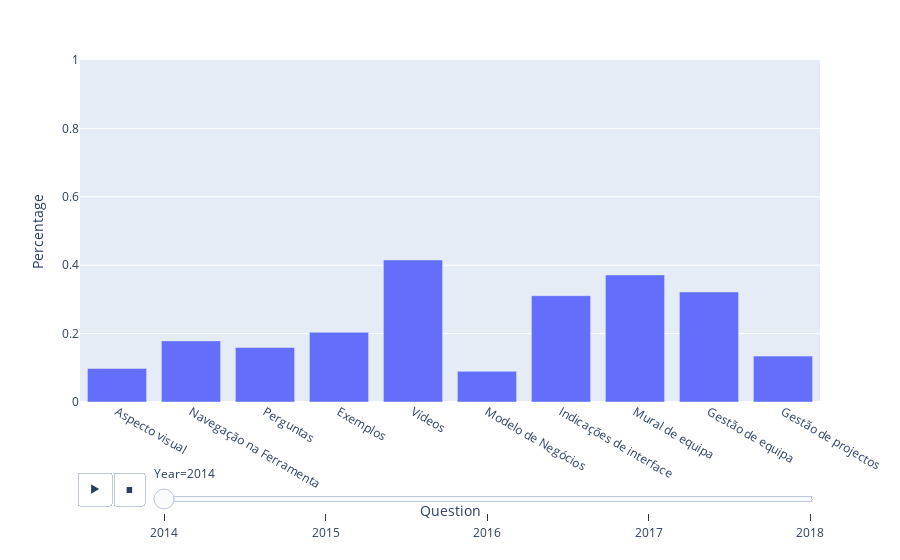

Notebook code cell kept with this figure:
### Code cell
import plotly_express as px

fig = px.bar(NegativosPerYear, x="Question", y="Percentage",
            animation_frame='Year', hover_name='Question', range_y=[0,1])
fig.show()

### Figure 1 — Plotly figure (JSON) as saved in the notebook; plotly's stock layout.template omitted (floating-point values rounded to 4 significant figures)
{"data": [{"alignmentgroup": "True", "hovertemplate": "<b>%{hovertext}</b><br><br>Year=2014<br>Question=%{x}<br>Percentage=%{y}<extra></extra>", "hovertext": ["Aspecto visual", "Navegação na Ferramenta", "Perguntas", "Exemplos", "Vídeos", "Modelo de Negócios", "Indicações de interface", "Mural de equipa", "Gestão de equipa", "Gestão de projectos"], "legendgroup": "", "marker": {"color": "#636efa"}, "name": "", "offsetgroup": "", "orientation": "v", "showlegend": false, "textposition": "auto", "type": "bar", "x": ["Aspecto visual", "Navegação na Ferramenta", "Perguntas", "Exemplos", "Vídeos", "Modelo de Negócios", "Indicações de interface", "Mural de equipa", "Gestão de equipa", "Gestão de projectos"], "xaxis": "x", "y": [0.09806, 0.1787, 0.1594, 0.2039, 0.4155, 0.08968, 0.311, 0.3716, 0.3219, 0.1342], "yaxis": "y"}], "layout": {"barmode": "relative", "legend": {"tracegroupgap": 0}, "margin": {"t": 60}, "sliders": [{"active": 0, "currentvalue": {"prefix": "Year="}, "len": 0.9, "pad": {"b": 10, "t": 60}, "steps": [{"args": [["2014"], {"frame": {"duration": 0, "redraw": true}, "fromcurrent": true, "mode": "immediate", "transition": {"duration": 0, "easing": "linear"}}], "label": "2014", "method": "animate"}, {"args": [["2015"], {"frame": {"duration": 0, "redraw": true}, "fromcurrent": true, "mode": "immediate", "transition": {"duration": 0, "easing": "linear"}}], "label": "2015", "method": "animate"}, {"args": [["2016"], {"frame": {"duration": 0, "redraw": true}, "fromcurrent": true, "mode": "immediate", "transition": {"duration": 0, "easing": "linear"}}], "label": "2016", "method": "animate"}, {"args": [["2017"], {"frame": {"duration": 0, "redraw": true}, "fromcurrent": true, "mode": "immediate", "transition": {"duration": 0, "easing": "linear"}}], "label": "2017", "method": "animate"}, {"args": [["2018"], {"frame": {"duration": 0, "redraw": true}, "fromcurrent": true, "mode": "immediate", "transition": {"duration": 0, "easing": "linear"}}], "label": "2018", "method": "animate"}], "x": 0.1, "xanchor": "left", "y": 0, "yanchor": "top"}], "updatemenus": [{"buttons": [{"args": [null, {"frame": {"duration": 500, "redraw": true}, "fromcurrent": true, "mode": "immediate", "transition": {"duration": 500, "easing": "linear"}}], "label": "&#9654;", "method": "animate"}, {"args": [[null], {"frame": {"duration": 0, "redraw": true}, "fromcurrent": true, "mode": "immediate", "transition": {"duration": 0, "easing": "linear"}}], "label": "&#9724;", "method": "animate"}], "direction": "left", "pad": {"r": 10, "t": 70}, "showactive": false, "type": "buttons", "x": 0.1, "xanchor": "right", "y": 0, "yanchor": "top"}], "xaxis": {"anchor": "y", "domain": [0, 1], "title": {"text": "Question"}}, "yaxis": {"anchor": "x", "domain": [0, 1], "range": [0, 1], "title": {"text": "Percentage"}}}}
